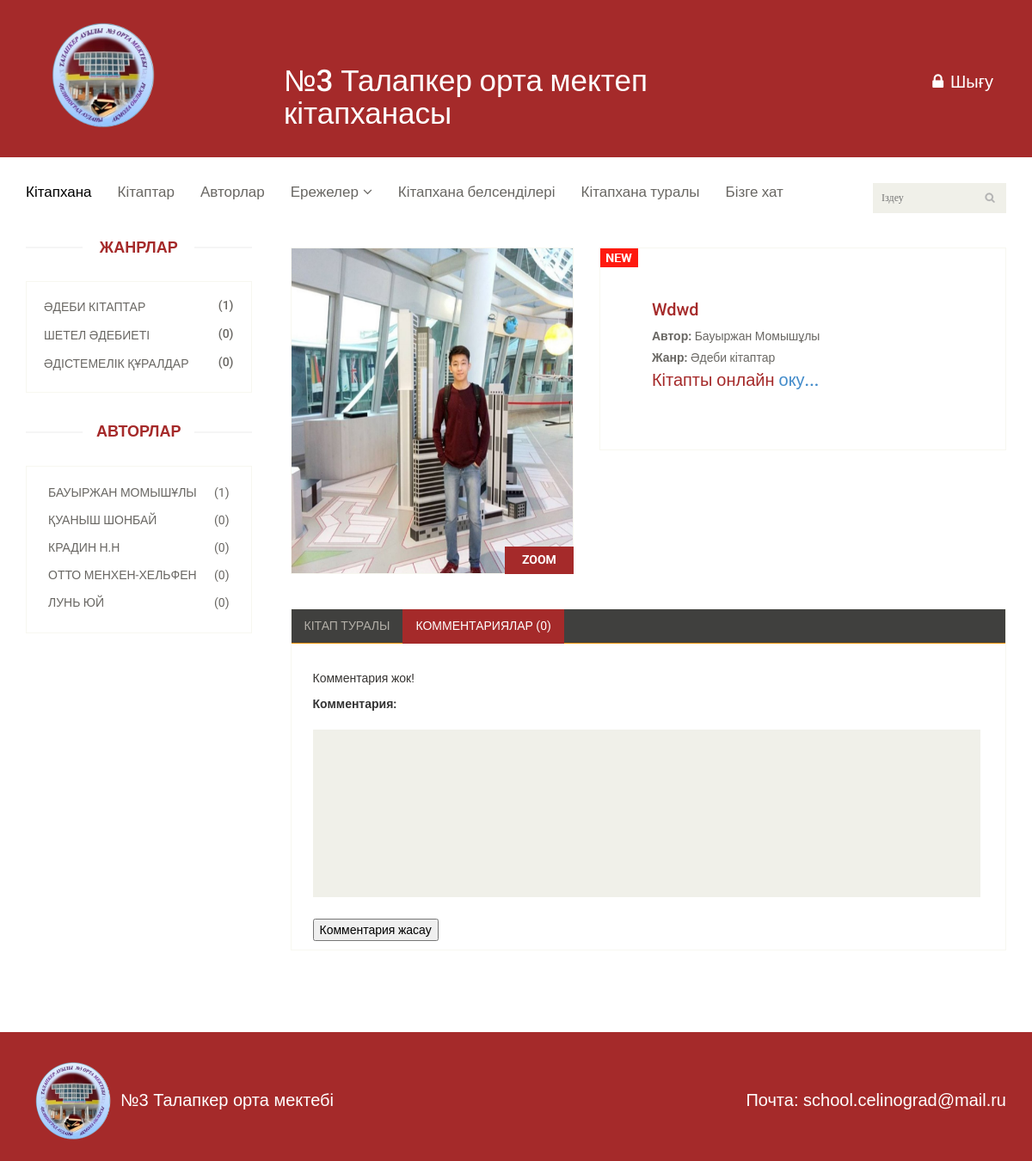
/book/wdwd/ (signed in), run on the app's committed database.
### books/models.py (models this page shows, shortened)
class Base(models.Model):
    name=models.CharField(max_length=255,verbose_name='Название')
    slug=models.SlugField(max_length=255,verbose_name='Слаг')
    def __str__(self):
        return self.name
    class Meta:
        abstract=True

class Genre(Base):
    def get_absolute_url(self):
        return reverse('home:genre_detail',args=[self.slug])
    class Meta:
        verbose_name='Жанр'
        verbose_name_plural='Жанр'

class Author(Base):
    def get_absolute_url(self):
        return reverse('home:author_detail',args=[self.slug])
    class Meta:
        verbose_name='Авторы'
        verbose_name_plural='Авторы'

class Books(Base):
    description=models.TextField(verbose_name='Описание')
    author=models.ForeignKey(Author,verbose_name="Автор",on_delete=models.PROTECT,related_name='author_book')
    genre=models.ForeignKey(Genre,verbose_name="Жанр",on_delete=models.PROTECT,related_name='genre_book')
    image=models.ImageField(upload_to='images/%Y/%m/%d',verbose_name='Картина')
    file=models.FileField(upload_to='file/%Y/%m/%d',verbose_name='Книга')
    size=models.CharField(verbose_name='Размер файла',max_length=255,blank=True)
    date=models.DateField(verbose_name='Дата',auto_now_add=True)
    class Meta:
        verbose_name_plural='Книги'
        verbose_name='Книги'
        ordering=['date']

### home/views.py (the view)
# urls.py: path('book/<str:slug>/',views.book_detail,name='book_detail'),
def book_detail(request,slug):
    genres = Genre.objects.all()[:10]
    authors = Author.objects.all()[:10]
    book=get_object_or_404(Books,slug=slug)
    comments = book.comments.filter(book=book).filter(active=True)
    new_comment = None
    user = auth.get_user(request)
    if request.method == "POST":
        comment_form = CommentForm(data=request.POST)
        if comment_form.is_valid():
            new_comment = comment_form.save(commit=False)
            new_comment.book = book
            new_comment.author = user
            new_comment.save()
    else:
        comment_form = CommentForm()
    return render(request,'books/book_detail.html',locals())

### comments_book/forms.py
class CommentForm(forms.ModelForm):
    class Meta:
        model=Comment
        fields=['body']
        widgets = {
            "body": forms.Textarea(attrs={'label': 'Комментария:'}),
        }

### templates/books/book_detail.html (shortened to what this page needs)
{% extends 'base.html' %}
{% load static %}
{% block content %}
<header id="header">
		<div class="header-middle">
			<div class="container">
				<div class="row">
					<div class="col-sm-3">
						<div class="logo ">
							<a href="{% url 'home:home' %}"><img src="{% static 'images/home/logo.png' %}" alt="" width="150"/></a>
					</div>
					</div>
                    <div class="col-sm-5">
						<div class="logo pull-left">
					<h1 style="color: white!important">№3 Талапкер орта мектеп кітапханасы</h1>
                        </div>
					</div>
					<div class="col-sm-4">
						<div class="shop-menu pull-right">
							<ul class="nav navbar-nav lock">
						                  {% if request.user.is_authenticated %}
			<li><a href="{% url 'registration:logout' %}"><i class="fa fa-lock"></i> Шығу</a></li>
                            {% else %}
								<li><a style="color: white!important; font-size: 15px;" href="{% url 'registration:login' %}"><i class="fa fa-lock"></i> Кіру</a></li>
								<li><a style="color: white!important" href="{% url 'registration:register' %}"><i class="fa fa-lock"></i> Тіркелу</a></li>
							{% endif %}
							</ul>
						</div>
					</div>
				</div>
			</div>
		</div>
		<div class="header-bottom">
			<div class="container">
				<div class="row">
					<div class="col-sm-11">
						<div class="mainmenu pull-left">
							<ul class="nav navbar-nav collapse navbar-collapse">
								<li><a href="{% url 'home:home' %}" class="active">Кітапхана</a></li>
								<li><a href="{% url 'home:book_list' %}">Кітаптар</a></li>
								<li><a href="{% url 'home:author_list' %}">Авторлар</a></li>
                                <li class="dropdown"><a href="#">Ережелер<i class="fa fa-angle-down"></i></a>
                                </li>
	                			<li><a href="{% url 'home:library_best' %}">Кітапхана белсенділері</a></li>
                                <li><a href="{% url 'home:about_us' %}">Кітапхана туралы</a></li>
								<li><a href="{% url 'home:contact_us' %}">Бізге хат</a></li>
							</ul>
						</div>
					</div>
                	<div class="col-sm-1">
						<div class="search_box pull-right">
                            <form action="{% url 'home:founded' %}" method="get">
                            							<input type="text" class="text" name="q" placeholder="Іздеу" />
                            </form>
							</div>
                    </div>
                </div>
            </div>
				</div>
	</header>
	<section>
		<div class="container">
			<div class="row">
				<div class="col-sm-3">
					<div class="left-sidebar">
						<h2>Жанрлар</h2>
						<div class="panel-group category-products" id="accordian">
							{% for genre in genres %}
                            <div class="panel panel-default">
								<div class="panel-heading">
									<h4 class="panel-title"><a href="{{ genre.get_absolute_url }}"><span class="pull-right">({{ genre.genre_book.count }})</span>{{ genre.name }}</a></h4>
								</div>
							</div>
							{% endfor %}
						</div>
						<div class="brands_products">
							<h2>Авторлар</h2>
							<div class="brands-name">
								<ul class="nav nav-pills nav-stacked">
                                    {% for author in authors %}
									<li><a href="{{ author.get_absolute_url }}"> <span class="pull-right">({{ author.author_book.count }})</span>{{ author.name }}</a></li>
                                    {% endfor %}
									</ul>
							</div>
						</div>
					</div>
				</div>
<div class="col-sm-9 padding-right">
					<div class="product-details">
						<div class="col-sm-5">
							<div class="view-product">
								<img src="{{ book.image.url }}" alt="">
								<h3>ZOOM</h3>
							</div>
						</div>
						<div class="col-sm-7">
							<div class="product-information">
								<img src="{% static 'images/product-details/new.jpg' %}" class="newarrival" alt="">
								<h2>{{ book.name|title }}</h2>
								<p><b>Автор:</b> {{ book.author }}</p>
								<p><b>Жанр:</b> {{ book.genre }}</p>
                                            {% if request.user.is_authenticated %}
		                        <h2>Кітапты онлайн <a href="{{ book.file.url }}">оку...</a> </h2>
		                        {% else %}
                                <h2>Тіркелген қолданушылар ғана оқи алады. <a href="{% url 'registration:register' %}">Тіркеуден</a> өтініз</h2>
                                {% endif %}
                            </div>
						</div>
					</div>
					<div class="category-tab shop-details-tab">
						<div class="col-sm-12">
							<ul class="nav nav-tabs">
								<li><a href="#details" data-toggle="tab">Кітап туралы</a></li>
{%	with	comments.count as total_comments	%}
								<li class="active"><a href="#reviews" data-toggle="tab">Комментариялар
                                    {% if comments %}
                                    ({{ total_comments }})
                                        {% else %}
                                        (0)
                                {% endif %}</a></li>
                                    {% endwith %}
							</ul>
						</div>
						<div class="tab-content">
							<div class="tab-pane fade active in" id="reviews">
								<div class="col-sm-12">
                            {% if request.user.is_authenticated %}
                {%	for	comment	in comments	%}
									<ul>
										<li><a href=""><i class="fa fa-user"></i>{{ comment.author }}</a></li>
										<li><a href=""><i class="fa fa-clock-o"></i>{{ comment.created }}</a></li>
										</ul>
									<p>{{ comment.body|linebreaksbr }}</p>
{%	empty	%}
<p>Комментария жок!</p>
                {% endfor %}
                            {%	if	new_comment	%}
	<h2>Сіздің комментраия сәтті қосылды!</h2>
{%	else	%}
									<form action="#" method="post">
                                        {{ comment_form }}
                                        <input type="submit" value="Комментария жасау">
                                    </form>
                                {% endif %}
								</div>
                 {% else %}
    <h2>Тек қана тіркелген қолданушылар ғана комментария қалдыра алады!</h2>
    <h3>Сіз  <a href="{% url 'registration:login' %}">Кіру </a>  немесе <a href="{% url 'registration:register' %}">Тіркелу</a> </h3>
                                    {% endif %}
							</div>
						</div>
					</div>
				</div>
			</div>
		</div>
	</section>
{% endblock %}

### data on the page
Genre: genre_book.count "1", name "ӘДЕБИ КІТАПТАР"
Genre: genre_book.count "0", name "ШЕТЕЛ ӘДЕБИЕТІ"
Genre: genre_book.count "0", name "ӘДІСТЕМЕЛІК ҚҰРАЛДАР"
Author: author_book.count "1", name "БАУЫРЖАН МОМЫШҰЛЫ"
Author: author_book.count "0", name "ҚУАНЫШ ШОНБАЙ"
Author: author_book.count "0", name "КРАДИН Н.Н"
Author: author_book.count "0", name "ОТТО МЕНХЕН-ХЕЛЬФЕН"
Author: author_book.count "0", name "ЛУНЬ ЮЙ"
Books: image (picture), name "Wdwd", author "Бауыржан Момышұлы", genre "Әдеби кітаптар"
